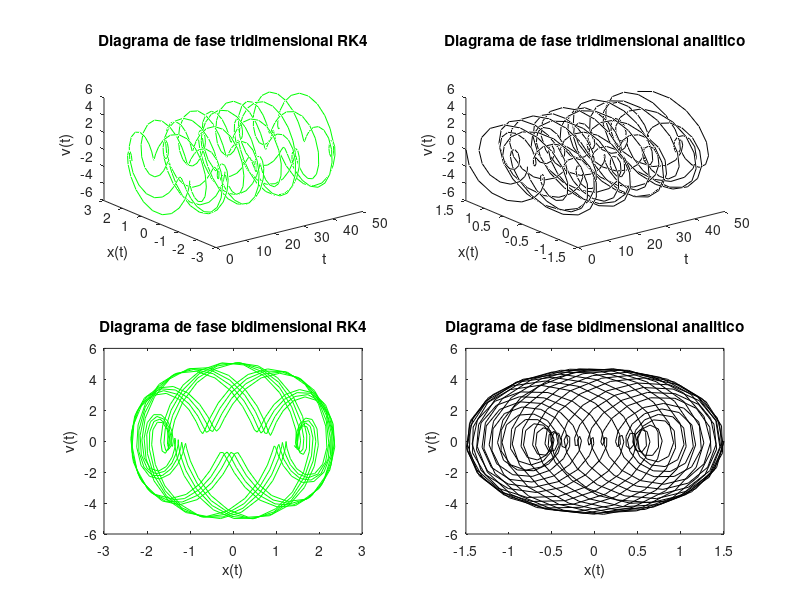
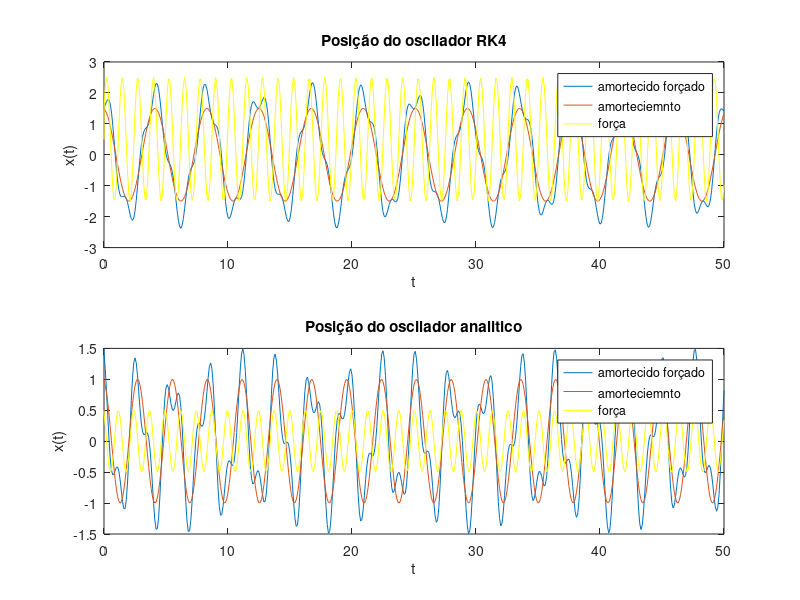
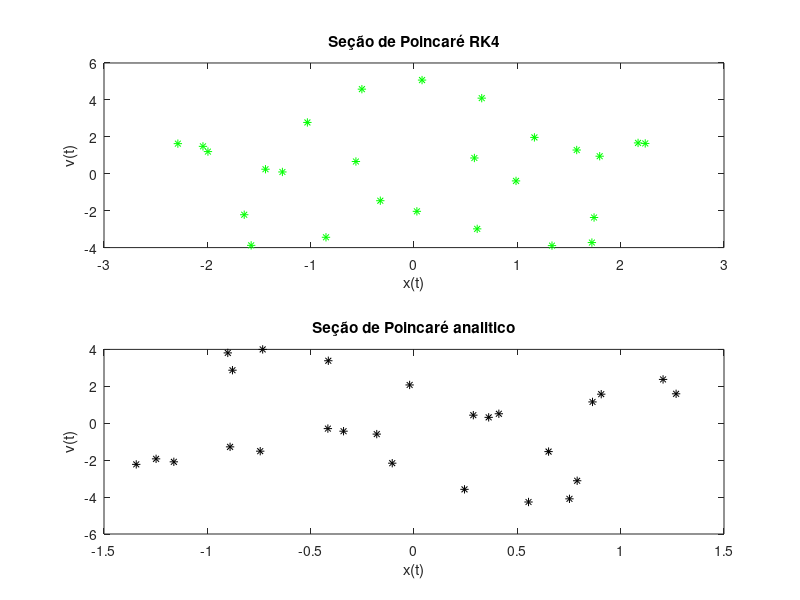

The MATLAB script that drew these images, in order:
%-----------------------------------------%
%   UNIVERSIDADE FEDERAL DE MATO GROSSO   %
%           INSTITUTO DE FÍSICA           %
%           FÍSICA COMPUTACIONAL          %
%        Aluno: Rafael Alves Dumer        %
%                                         &    
%      OSCILADOR AMORTECIDO FORÇADO       % 
%-----------------------------------------%
clc
clear
clf
close all

%primeira configuração: b=-0.1
%segunda configuração: b=+0.1
%terceira configuração: b=0

m=1;              %massa do objeto (Kg)
k=5;              %constante elastica da mola (N/m)
b=0;              %constante da força de atrito/arrasto (N/(m/s))
F=10;             %força impulsionadora (N)

w20=sqrt(k./m);   %frequencia angular caracteristica sem amortecimento

B = b./(2.*m);    %parametro de amortecimento

A = F./m;         %paramentro de impulso
w=5;              %frequencia angular da força de impulsão


A1 = 0.5;         %amplitude positiva da solução analitica     
A2 = 0.5;         %amplitude negativa da solução analitica

%função para a velocidade (dx/dt) = z
f = @(z) z;       
%função para a derivada da velocidade (dz/dt)
x = @(x,z,t) -2.*B.*z - w20.*x + A.*cos(w.*t);

%função oscilador amortecido
g = @(x,z) -2.*B.*z - w20.*x;
%função impulso
Forca = @(t) A.*cos(w.*t);

%Solução analitica = Solução complementar + Solução particular;
%oscilador amortecido
Sc = @(t) exp(-B.*t).*(A1.*exp(sqrt((B.^2)-(w20.^2)).*t) + A2.*exp(-sqrt((B.^2)-(w20.^2)).*t));
%força de impulsão externa
del = atan((2.*w.*B)./((w20.^2) - (w.^2)));
Sp = @(t) (A./sqrt(((w20.^2) - (w.^2)).^2 + (4.*(w.^2).*(B.^2)))).*cos(w.*t - del);
%posição
a = @(t) Sc(t) + Sp(t);
%velocidade analitiva derivada da posição
%primeira parte da derivada de Sc
DelSc1 = @(t) (-B.*exp(-B.*t).*(A1.*exp(sqrt((B.^2)-(w20^2)).*t) + A2.*exp(-sqrt((B.^2)-(w20^2)).*t)));
%segunda parte da derivada de Sc
DelSc2 = @(t) (exp(-B.*t).*(A1.*sqrt((B.^2)-(w20^2)).*exp(sqrt((B.^2)-(w20^2)).*t) - A2.*sqrt((B.^2)-(w20^2)).*exp(-sqrt((B.^2)-(w20^2)).*t)));
%parte da derivada de Sp
DelSp1 = @(t) ((-A.*w.*sin(w.*t - del))./(sqrt(((w20.^2) - (w.^2)).^2 + (4.*(w.^2).*(B.^2)))));
%velocidade
Va= @(t) DelSc1(t) + DelSc2(t) + DelSp1(t);

ind = 1; 
%condições iniciais da solução analitica
matriza(ind) = a(0);
matrizSc(ind) = Sc(0);
matrizSp(ind) = Sp(0);
matrizVa(ind) = Va(0);

%condições iniciais do método, igualadas com a analitica
z0 = Va(0);           %velocidade inicial
x0 = a(0);            %posição inicial
F0 = Sp(0);           %Força impulcionadora inicial
z10= Va(0);           %velocidade inicial para a solução amortecida
g0 = a(0);            %solução temporaria/amortecido

t0 = 0;               %tempo inicial
dt = 0.1;             %passo do tempo
tn = 50;              %tempo final


oscilacoesF = tn/(2.*pi./w);

%adicionando condições as respectivas matrizes linha de dados;   
matrizz(ind) = z0;
matrizx(ind) = x0;
matrizt(ind) = t0;
matrizg(ind) = g0;
matrizF(ind) = F0;

%loop para método Runge-Kutta de quarta ordem para a EDO de segunda ordem
for i = t0:dt:tn
  
ind = ind+1;

%runge-kutta para impulso+amortecido
f1 = dt.*f(z0);
x1 = dt.*x(x0,z0,t0);
f2 = dt.*f(z0+(x1.*0.5));
x2 = dt.*x((x0+(f1.*0.5)),(z0+(x1.*0.5)),(t0+(dt.*0.5)));
f3 = dt.*f(z0+(x2.*0.5));
x3 = dt.*x((x0+(f2.*0.5)),(z0+(x2.*0.5)),(t0+(dt.*0.5)));
f4 = dt.*f(z0+x3);
x4 = dt.*x((x0+f3),(z0+x3),(t0+dt));

%runge-kutta para oscilador amortecido
k1 = dt.*f(z10);
l1 = dt.*g(g0,z10);
k2 = dt.*f(z10+(l1.*0.5));
l2 = dt.*g((g0+(k1.*0.5)),(z10+(l1.*0.5)));
k3 = dt.*f(z10+(l2.*0.5));
l3 = dt.*g((g0+(k2.*0.5)),(z10+(l2.*0.5)));
k4 = dt.*f(z10+l3);
l4 = dt.*g((g0+k3),(z10+l3));

%runge-kutta para força de impulso
F1 = dt.*Forca(t0);
F2 = dt.*Forca((t0+(dt.*0.5)));
F3 = dt.*Forca((t0+(dt.*0.5)));
F4 = dt.*Forca((t0+dt));

zn = z0 + (1./6).*(x1 + 2.*x2 + 2.*x3 + x4); %velocidade amortecido+impulso
xn = x0 + (1./6).*(f1 + 2.*f2 + 2.*f3 + f4); %posição amortecido+impulso 
z1n= z10+ (1./6).*(l1 + 2.*l2 + 2.*l3 + l4); %velocidade amortecido 
gn = g0 + (1./6).*(k1 + 2.*k2 + 2.*k3 + k4); %posição amortecido 
Fn = F0 + (1./6).*(F1 + 2.*F2 + 2.*F3 + F4); %força de impulsão externa
tn = t0 + dt;

z0 = zn;
x0 = xn;
z10= z1n;
g0 = gn;
F0 = Fn;
t0 = tn;

matrizz(ind) = z0;
matrizx(ind) = x0;
matrizt(ind) = i;
matrizg(ind) = g0;
matrizF(ind) = F0;

matriza(ind) = a(i+dt);
matrizSc(ind) = Sc(i+dt);
matrizSp(ind) = Sp(i+dt);
matrizVa(ind) = Va(i+dt);

endfor

%Poincaré
matPCx(1) = 0;    %dados Poincaré eixo x analitico
matPCy(1) = 0;    %dados Poincaré eixo y analitico
matPCmx(1) = 0;   %dados Poincaré eixo x RK4
matPCmy(1) = 0;   %dados Poincaré eixo y RK4
%indices
ond = 0;
und = -1;
ant = 0;
%limitador do loop para não passar a quantidade de dados
tnn = oscilacoesF-2.*pi;
%loop para capturar ponto no periodo de oscilação da força externa
for j = (2.*pi./w):(2.*pi./w):tnn
und = und+1;
%loop de contagem para captar dados da posição ond
for k = ((2.*pi./w).*und):dt:j
ond = ond+1;
endfor
%armazenando ponto capturado na matriz de dados de Poincaré
ant = ant+1;
matPCx(ant) = matriza(ond);
matPCy(ant) = matrizVa(ond);
matPCmx(ant) = matrizx(ond);
matPCmy(ant) = matrizz(ond);
endfor

%plotar diagrama de fase tridimensional
subplot(2,2,1);
plot3(matrizt,matrizx,matrizz,'g-');
xlabel('t'); ylabel('x(t)'); zlabel('v(t)');
title('Diagrama de fase tridimensional RK4');
subplot(2,2,2);
plot3(matrizt,matriza,matrizVa,'k-');
xlabel('t'); ylabel('x(t)'); zlabel('v(t)');
title('Diagrama de fase tridimensional analitico');
%plotar diagrama de fase bidimensional
subplot(2,2,3);
plot(matrizx,matrizz,'g-');
xlabel('x(t)'); ylabel('v(t)');
title('Diagrama de fase bidimensional RK4');
subplot(2,2,4);
plot(matriza,matrizVa,'k-');
xlabel('x(t)');
ylabel('v(t)');
title('Diagrama de fase bidimensional analitico');

figure
%plotar posição em função do tempo
subplot(2,1,1);
plot(matrizt,matrizx);
hold on
plot(matrizt,matrizg);
hold on
plot(matrizt,matrizF,'y-');
xlabel('t');
ylabel('x(t)');
legend('amortecido forçado','amorteciemnto','força');
title('Posição do oscilador RK4');
subplot(2,1,2);
plot(matrizt,matriza);
hold on
plot(matrizt,matrizSc);
hold on
plot(matrizt,matrizSp,'y-');
xlabel('t');
ylabel('x(t)');
legend('amortecido forçado','amorteciemnto','força');
title('Posição do oscilador analitico');

figure
%plotar seção de Poincaré
subplot(2,1,1)
plot(matPCmx,matPCmy,'g*');
xlabel('x(t)');ylabel('v(t)');
title('Seção de Poincaré RK4');
subplot(2,1,2)
plot(matPCx,matPCy,'k*');
xlabel('x(t)');ylabel('v(t)');
title('Seção de Poincaré analitico');



